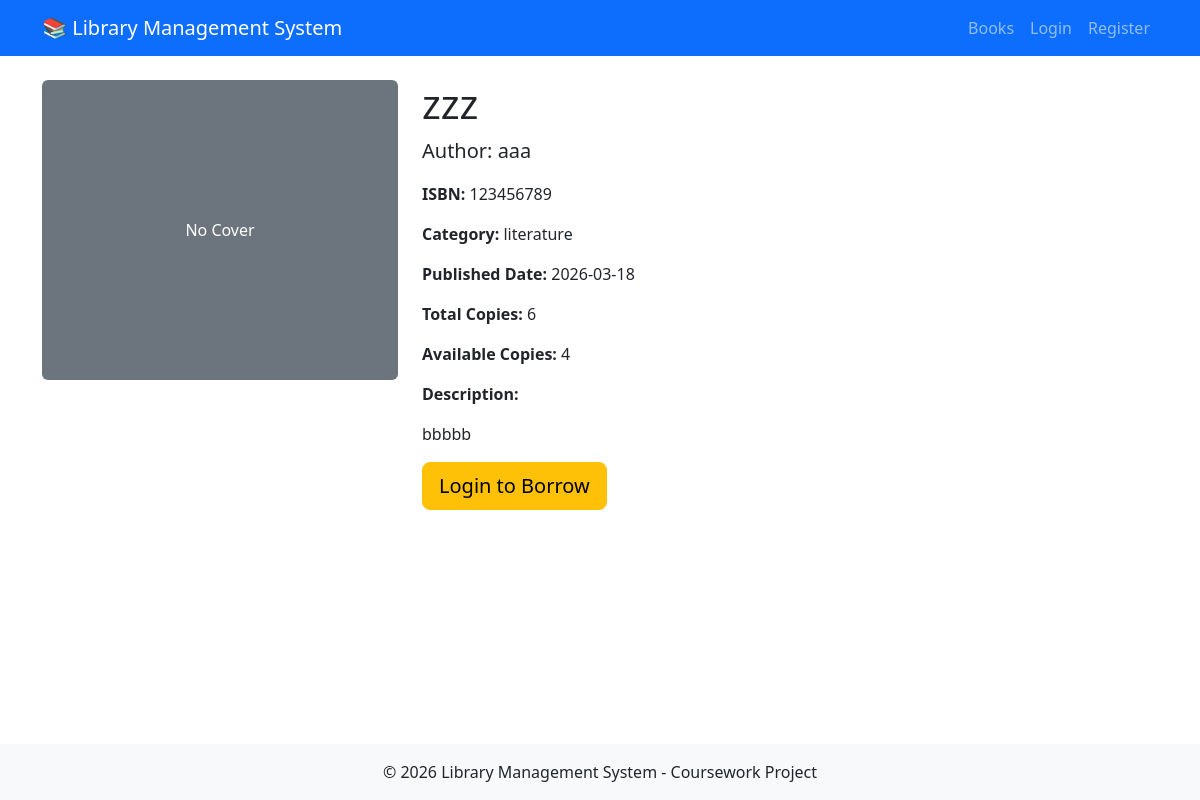
The page /books/2/ on the database its author committed.
### books/models.py (models this page shows, shortened)
class Book(models.Model):
    title = models.CharField(max_length=200)
    author = models.CharField(max_length=100)
    isbn = models.CharField('ISBN', max_length=13, unique=True)
    category = models.ForeignKey(Category, on_delete=models.SET_NULL, null=True, related_name='books')
    total_copies = models.PositiveIntegerField('total copies', default=1)
    available_copies = models.PositiveIntegerField('available copies', default=1)
    description = models.TextField(blank=True)
    published_date = models.DateField(null=True, blank=True)
    cover_image = models.URLField(blank=True, help_text='Cover image URL')

class Category(models.Model):
    name = models.CharField(max_length=100, unique=True)
    description = models.TextField(blank=True)

### books/views.py (the view)
# urls.py: path('books/<int:book_id>/', views.book_detail, name='book_detail'),
def book_detail(request, book_id):
    book = get_object_or_404(Book, id=book_id)
    return render(request, 'books/book_detail.html', {'book': book})

### books/templates/books/book_detail.html (shortened to what this page needs)
{% extends 'books/base.html' %}
{% load static %}
{% block content %}
<div class="row">
    <div class="col-md-4">
        {% if book.cover_image %}
            <img src="{{ book.cover_image }}" class="img-fluid rounded" alt="Cover of {{ book.title }}">
        {% else %}
            <div class="bg-secondary text-white d-flex align-items-center justify-content-center rounded" style="height: 300px;" aria-label="No cover available">No Cover</div>
        {% endif %}
    </div>
    <div class="col-md-8">
        <h1>{{ book.title }}</h1>
        <p class="lead">Author: {{ book.author }}</p>
        <p><strong>ISBN:</strong> {{ book.isbn }}</p>
        <p><strong>Category:</strong> {{ book.category.name|default:"Uncategorized" }}</p>
        <p><strong>Published Date:</strong> {{ book.published_date|date:"Y-m-d"|default:"Unknown" }}</p>
        <p><strong>Total Copies:</strong> {{ book.total_copies }}</p>
        <p><strong>Available Copies:</strong> <span id="available-copies">{{ book.available_copies }}</span></p>
        <p><strong>Description:</strong> {{ book.description|linebreaks }}</p>
        {% if user.is_authenticated %}
            {% if book.available_copies > 0 %}
                <button id="borrow-btn" class="btn btn-success btn-lg" data-book-id="{{ book.id }}" data-url="{% url 'books:borrow_book' book.id %}">Borrow this Book</button>
            {% else %}
                <button class="btn btn-secondary btn-lg" disabled>Unavailable</button>
            {% endif %}
        {% else %}
            <a href="{% url 'login' %}?next={{ request.path }}" class="btn btn-warning btn-lg">Login to Borrow</a>
        {% endif %}
    </div>
</div>
{% endblock %}

### books/static/books/css/custom.css (style rules this page uses)
body { display: flex; flex-direction: column; min-height: 100vh; }

### rows shown on the page
Book: title "zzz", author "aaa", isbn "123456789", category.name "literature", published_date "2026-03-18", total_copies "6", available_copies "4", description "bbbbb"
